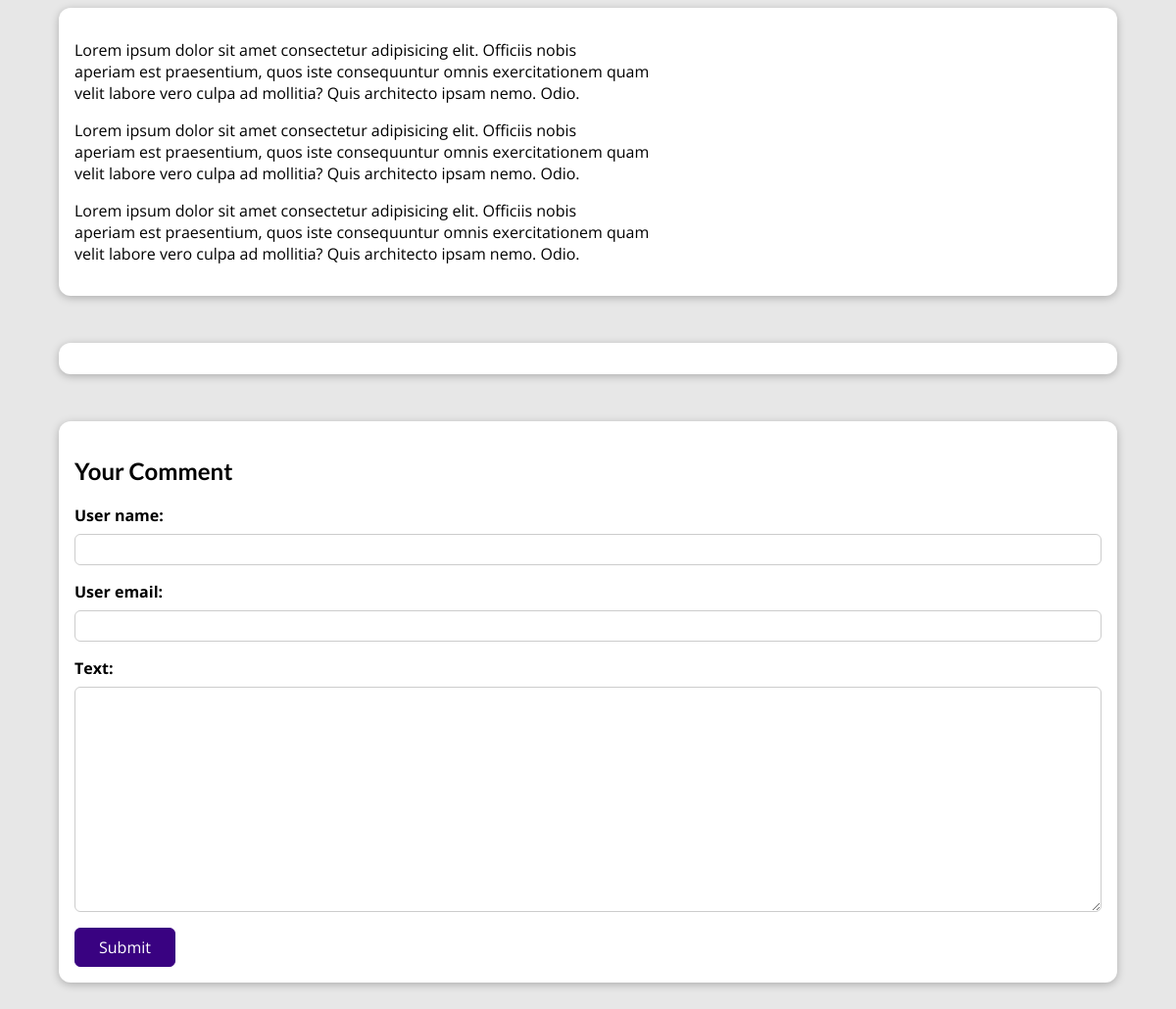
Page /posts/hike-in-the-mountains (lower part) on the earlier database version.
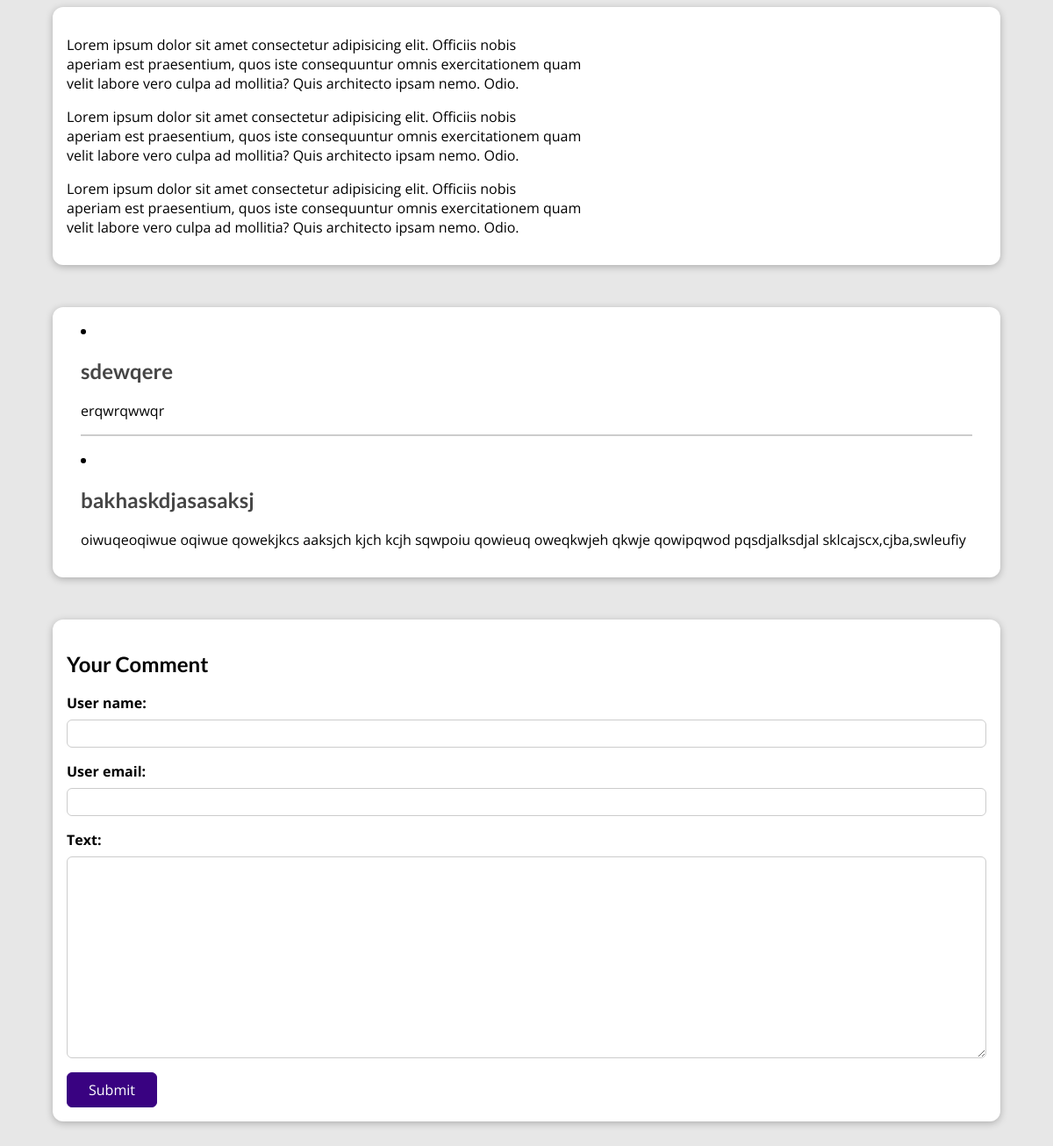
Same page on the later database version.
### blog/models.py (models this page shows, shortened)
class PostModel(models.Model):
    title = models.CharField(max_length=50)
    excerpt = models.CharField(max_length=150)
    img_name = models.ImageField(upload_to='posts',null=True)
    date = models.DateField(auto_now=True)
    slug = models.SlugField(unique=True,db_index=True)
    content = models.TextField(validators=[MinLengthValidator(10)])
    author = models.ForeignKey(AuthorModel,on_delete=models.SET_NULL,null=True,related_name="posts")
    tag = models.ManyToManyField(TagModel)

class Comment(models.Model):
    user_name = models.CharField(max_length=120)
    user_email = models.EmailField()
    text = models.TextField(max_length=400)
    post = models.ForeignKey(PostModel,on_delete=models.SET_NULL,null=True,related_name='comments')

### blog/views.py (the view, shortened to what this page needs)
# urls.py: path('posts/<slug:slug>',SinglePost.as_view(),name='post-detail-page'),
class SinglePost(View):
    def is_stored_post(self,request,post_id):
        stored_post = request.session.get('stored_posts')
        if stored_post is not None:
            is_saved = post_id in stored_post
        else:
            is_saved = False
        return is_saved
    def get(self,request,slug):
        post = PostModel.objects.get(slug=slug)
        return render(request,'blog/post-detail.html',{
            'post':post,
            'tags':post.tag.all(),
            'comment_form':CommentForm(),
            'comments':post.comments.all().order_by('-id'),
            'is_saved':self.is_stored_post(request,post.id)
        })

### blog/forms.py
class CommentForm(forms.ModelForm):
    class Meta:
        model = Comment
        exclude = ['post']
        label = {
            "user_name":"Your name",
            "user_email":"Your email",
            "text":"Your Comment"
        }

### blog/models.py (called while the page is built)
    def full_name(self):
        return f"{self.first_name} {self.last_name}"

    def __str__(self) -> str:
        return self.full_name()

### blog/templates/blog/post-detail.html (shortened to what this page needs)
{% extends "base.html" %}
{% load static %}{% comment %} Holy shit dude why isnt it not working without this 🥴{% endcomment %}
{% block css_file %}
<link rel="stylesheet" href="{% static "blog/post-detail.css" %}"/>
{% endblock css_file %}
{% block content %}
<main>
    {{post.content|linebreaks}}
</main>
<div id="comments">
    {% for comment in comments %}
    <li>
        <h2>{{comment.user_name}}</h2>
        <p>{{comment.text|linebreaks}}</p>
    </li>
    {% endfor %}
</div>
<div id="comment-form">
    <form action="{%url 'post-detail-page' post.slug %}" method="POST" >
        <h2>Your Comment</h2>
        {% for form_field in comment_form %}
            <div class="form-control {% if form_field.errors %} invalid {% endif %}">
                {{form_field.label_tag}}
                {{form_field}}
            </div>
        {% endfor %}
        <button>Submit</button>
    </form>
</div>
{% endblock content %}

### templates/base.html (shortened to what this page needs)
{% load static %}
<!DOCTYPE html>
<html lang="en">
<head>
    <link rel="stylesheet" href="{%static "app.css"%}">
    {% block css_file %}{% endblock css_file %}
</head>
<body>
    {% block content %}
    {% endblock content %}
</body>
</html>

### static/app.css (style rules this page uses)
* { box-sizing: border-box; }
html { font-family: 'Open Sans', 'Lato', sans-serif; }
body { margin: 0; }
h1, h2, h3 { font-family: 'Lato', sans-serif; font-weight: bold; }

### blog/static/blog/post-detail.css (style rules this page uses)
body { background-color: #e7e7e7; }
main { width: 90%; max-width: 90rem; margin: 3rem auto; background-color: white; padding: 1rem; border-radius: 12px; box-shadow: 0 2px 8px rgba(0, 0, 0, 0.25); }
#comment-form { margin: 3rem auto; width: 90%; max-width: 90rem; border-radius: 12px; background-color: white; box-shadow: 0 2px 8px rgba(0, 0, 0, 0.25); padding: 1rem; }
#comment-form button { font: inherit; background-color: #390281; color: white; border: 1px solid #390281; padding: 0.5rem 1.5rem; border-radius: 6px; cursor: pointer; }
.form-control { margin-bottom: 1rem; }
.form-control label { font-weight: bold; margin-bottom: 0.5rem; display: block; }
.form-control input, .form-control textarea { display: block; width: 100%; font: inherit; padding: 0.25rem; border-radius: 6px; border: 1px solid #ccc; }
#comments { margin: 3rem auto; width: 90%; max-width: 90rem; border-radius: 12px; background-color: white; box-shadow: 0 2px 8px rgba(0, 0, 0, 0.25); padding: 1rem 2rem; }
#comments li { margin-bottom: 1rem; border-bottom: 2px solid #ccc; }
#comments li:last-of-type { border-bottom: none; }
#comments h2 { color: #464646; }

Differences in the rows shown:
added Comment: user_name "sdewqere", text "erqwrqwwqr"
added Comment: user_name "bakhaskdjasasaksj", text "oiwuqeoqiwue oqiwue qowekjkcs aaksjch kjch kcjh sqwpoiu qowieuq oweqkwjeh qkwje qowipqwod pqsdjalksdjal sklcajscx,cjba,swleufiy"
